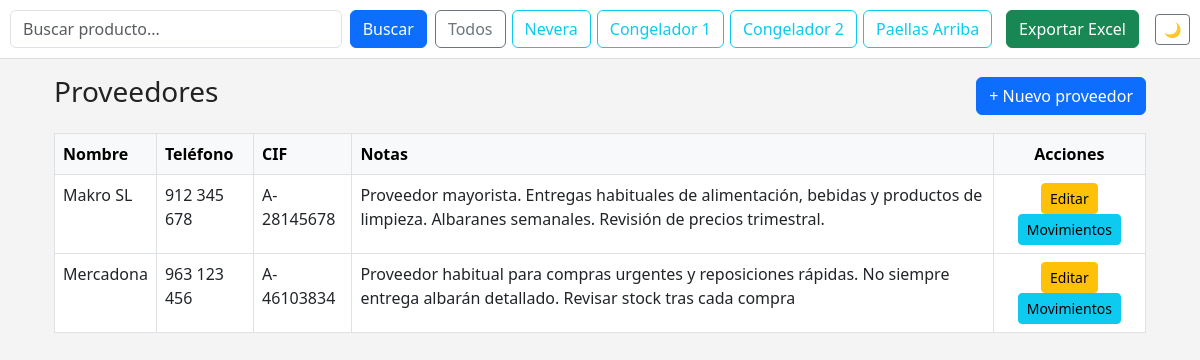
Screenshot of /proveedores/ with the database file from the repository.
### app/models.py (models this page shows, shortened)
class Proveedor(db.Model):
    __tablename__ = "proveedores"
    id = db.Column(db.Integer, primary_key=True)
    nombre = db.Column(db.String(120), nullable=False, unique=True)
    telefono = db.Column(db.String(30), nullable=True)
    cif = db.Column(db.String(20), nullable=True)
    notas = db.Column(db.Text, nullable=True)
    movimientos = db.relationship(
        "Movimiento", back_populates="proveedor", lazy="dynamic"
    )

### app/proveedores/routes.py (the view)
@proveedores_bp.route("/", methods=["GET"])
def lista_proveedores():
    proveedores = Proveedor.query.order_by(Proveedor.nombre).all()
    return render_template("proveedores/lista.html", proveedores=proveedores)

### app/templates/proveedores/lista.html
{% extends "base.html" %} {% block title %}Proveedores{% endblock %} {% block
content %}
<div class="container mt-3">
    <div class="d-flex justify-content-between align-items-center mb-3">
        <h3>Proveedores</h3>
        <a
            href="{{ url_for('proveedores.nuevo_proveedor') }}"
            class="btn btn-primary"
        >
            + Nuevo proveedor
        </a>
    </div>
    <table class="table table-hover table-bordered">
        <thead class="table-light">
            <tr>
                <th>Nombre</th>
                <th>Teléfono</th>
                <th>CIF</th>
                <th>Notas</th>
                <th class="text-center">Acciones</th>
            </tr>
        </thead>
        <tbody>
            {% for p in proveedores %}
            <tr>
                <td>{{ p.nombre }}</td>
                <td>{{ p.telefono or "" }}</td>
                <td>{{ p.cif or "" }}</td>
                <td>{{ p.notas or "" }}</td>
                <td class="text-center">
                    <a
                        href="{{ url_for('proveedores.editar_proveedor', proveedor_id=p.id) }}"
                        class="btn btn-sm btn-warning"
                        >Editar</a
                    >
                    <a
                        href="{{ url_for('proveedores.movimientos_proveedor', proveedor_id=p.id) }}"
                        class="btn btn-sm btn-info"
                        >Movimientos</a
                    >
                </td>
            </tr>
            {% endfor %}
        </tbody>
    </table>
</div>
{% endblock %}

### app/templates/base.html (style rules this page uses)
:root { --c-bg: #f4f4f4; --c-text: #222; --c-card: #ffffff; --c-border: #dddddd; --c-primary: #0d6efd; --muted: #6c757d; }
body { background-color: var(--c-bg); color: var(--c-text); }

### rows the page displays
Proveedor: nombre "Makro SL", telefono "912 345 678", cif "A-28145678", notas "Proveedor mayorista. Entregas habituales de alimentación, bebidas y productos de limpieza. Albaranes semanales. Revisión de precios trimestral."
Proveedor: nombre "Mercadona", telefono "963 123 456", cif "A-46103834", notas "Proveedor habitual para compras urgentes y reposiciones rápidas. No siempre entrega albarán detallado. Revisar stock tras cada compra"
